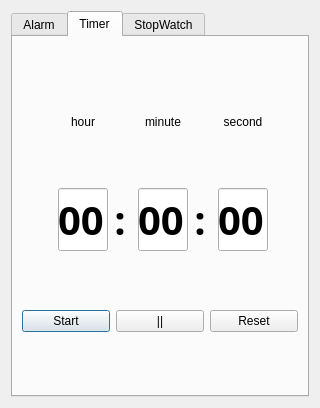
<?xml version="1.0" encoding="UTF-8"?>
<ui version="4.0">
 <class>Dialog</class>
 <widget class="QDialog" name="Dialog">
  <property name="geometry">
   <rect>
    <x>0</x>
    <y>0</y>
    <width>308</width>
    <height>408</height>
   </rect>
  </property>
  <property name="windowTitle">
   <string>Dialog</string>
  </property>
  <layout class="QVBoxLayout" name="verticalLayout">
   <item>
    <widget class="QTabWidget" name="tabWidget">
     <property name="currentIndex">
      <number>1</number>
     </property>
     <widget class="QWidget" name="tab">
      <attribute name="title">
       <string>Alarm</string>
      </attribute>
      <layout class="QGridLayout" name="gridLayout_2">
       <item row="0" column="0">
        <layout class="QGridLayout" name="gridLayout">
         <item row="0" column="0">
          <widget class="QLineEdit" name="lineEdit_hour"/>
         </item>
         <item row="0" column="1">
          <widget class="QLabel" name="label">
           <property name="text">
            <string>:</string>
           </property>
          </widget>
         </item>
         <item row="0" column="4">
          <widget class="QRadioButton" name="rb_on">
           <property name="text">
            <string>ON</string>
           </property>
          </widget>
         </item>
         <item row="0" column="2">
          <widget class="QLineEdit" name="lineEdit_minute"/>
         </item>
         <item row="0" column="6">
          <widget class="QRadioButton" name="rb_off">
           <property name="text">
            <string>OFF</string>
           </property>
          </widget>
         </item>
        </layout>
       </item>
      </layout>
     </widget>
     <widget class="QWidget" name="tab_2">
      <attribute name="title">
       <string>Timer</string>
      </attribute>
      <layout class="QGridLayout" name="gridLayout_4">
       <item row="3" column="0" colspan="18">
        <layout class="QHBoxLayout" name="horizontalLayout">
         <item>
          <widget class="QPushButton" name="btn_timer_start">
           <property name="text">
            <string>Start</string>
           </property>
          </widget>
         </item>
         <item>
          <widget class="QPushButton" name="btn_timer_pause">
           <property name="text">
            <string>||</string>
           </property>
          </widget>
         </item>
         <item>
          <widget class="QPushButton" name="btn_timer_stop">
           <property name="text">
            <string>Reset</string>
           </property>
          </widget>
         </item>
        </layout>
       </item>
       <item row="1" column="12">
        <widget class="QLineEdit" name="le_timer_second">
         <property name="maximumSize">
          <size>
           <width>50</width>
           <height>16777215</height>
          </size>
         </property>
         <property name="font">
          <font>
           <family>Seven Segment</family>
           <pointsize>30</pointsize>
           <weight>75</weight>
           <bold>true</bold>
          </font>
         </property>
         <property name="text">
          <string>00</string>
         </property>
         <property name="alignment">
          <set>Qt::AlignCenter</set>
         </property>
        </widget>
       </item>
       <item row="1" column="10">
        <widget class="QLabel" name="label_3">
         <property name="maximumSize">
          <size>
           <width>50</width>
           <height>16777215</height>
          </size>
         </property>
         <property name="font">
          <font>
           <family>Seven Segment</family>
           <pointsize>30</pointsize>
           <weight>75</weight>
           <bold>true</bold>
          </font>
         </property>
         <property name="text">
          <string>:</string>
         </property>
         <property name="alignment">
          <set>Qt::AlignCenter</set>
         </property>
        </widget>
       </item>
       <item row="1" column="9">
        <widget class="QLineEdit" name="le_timer_minute">
         <property name="maximumSize">
          <size>
           <width>50</width>
           <height>16777215</height>
          </size>
         </property>
         <property name="font">
          <font>
           <family>Seven Segment</family>
           <pointsize>30</pointsize>
           <weight>75</weight>
           <bold>true</bold>
          </font>
         </property>
         <property name="text">
          <string>00</string>
         </property>
        </widget>
       </item>
       <item row="0" column="11" colspan="3">
        <widget class="QLabel" name="label_6">
         <property name="text">
          <string>second</string>
         </property>
         <property name="alignment">
          <set>Qt::AlignBottom|Qt::AlignHCenter</set>
         </property>
        </widget>
       </item>
       <item row="1" column="7">
        <widget class="QLabel" name="label_2">
         <property name="maximumSize">
          <size>
           <width>20</width>
           <height>16777215</height>
          </size>
         </property>
         <property name="font">
          <font>
           <family>Seven Segment</family>
           <pointsize>30</pointsize>
           <weight>75</weight>
           <bold>true</bold>
          </font>
         </property>
         <property name="text">
          <string>:</string>
         </property>
         <property name="alignment">
          <set>Qt::AlignCenter</set>
         </property>
        </widget>
       </item>
       <item row="0" column="9">
        <widget class="QLabel" name="label_5">
         <property name="text">
          <string>minute</string>
         </property>
         <property name="alignment">
          <set>Qt::AlignBottom|Qt::AlignHCenter</set>
         </property>
        </widget>
       </item>
       <item row="0" column="6">
        <widget class="QLabel" name="label_4">
         <property name="maximumSize">
          <size>
           <width>50</width>
           <height>30</height>
          </size>
         </property>
         <property name="text">
          <string>hour</string>
         </property>
         <property name="alignment">
          <set>Qt::AlignBottom|Qt::AlignHCenter</set>
         </property>
        </widget>
       </item>
       <item row="1" column="6">
        <widget class="QLineEdit" name="le_timer_hour">
         <property name="sizePolicy">
          <sizepolicy hsizetype="Expanding" vsizetype="Fixed">
           <horstretch>0</horstretch>
           <verstretch>0</verstretch>
          </sizepolicy>
         </property>
         <property name="maximumSize">
          <size>
           <width>50</width>
           <height>16777215</height>
          </size>
         </property>
         <property name="font">
          <font>
           <family>Seven Segment</family>
           <pointsize>30</pointsize>
           <weight>75</weight>
           <bold>true</bold>
          </font>
         </property>
         <property name="text">
          <string>00</string>
         </property>
         <property name="alignment">
          <set>Qt::AlignCenter</set>
         </property>
        </widget>
       </item>
      </layout>
     </widget>
     <widget class="QWidget" name="tab_3">
      <attribute name="title">
       <string>StopWatch</string>
      </attribute>
      <layout class="QVBoxLayout" name="verticalLayout_2">
       <item>
        <widget class="QLabel" name="lbl_stopwatch">
         <property name="font">
          <font>
           <family>Seven Segment</family>
           <pointsize>26</pointsize>
           <weight>75</weight>
           <bold>true</bold>
          </font>
         </property>
         <property name="styleSheet">
          <string notr="true">color: rgb(113, 2, 2);</string>
         </property>
         <property name="text">
          <string>00:00:00</string>
         </property>
         <property name="alignment">
          <set>Qt::AlignCenter</set>
         </property>
        </widget>
       </item>
       <item>
        <layout class="QGridLayout" name="hl_r"/>
       </item>
       <item>
        <layout class="QGridLayout" name="gridLayout_3">
         <item row="0" column="0">
          <widget class="QPushButton" name="btn_record">
           <property name="text">
            <string>Save</string>
           </property>
          </widget>
         </item>
         <item row="0" column="1">
          <widget class="QPushButton" name="btn_stopwatch_start">
           <property name="styleSheet">
            <string notr="true">color: rgb(78, 154, 6);</string>
           </property>
           <property name="text">
            <string>Start</string>
           </property>
          </widget>
         </item>
         <item row="0" column="2">
          <widget class="QPushButton" name="btn_stopwatch_stop">
           <property name="styleSheet">
            <string notr="true">color: rgb(7, 187, 121);</string>
           </property>
           <property name="text">
            <string>Reset</string>
           </property>
          </widget>
         </item>
        </layout>
       </item>
      </layout>
     </widget>
    </widget>
   </item>
  </layout>
 </widget>
 <resources/>
 <connections/>
</ui>
